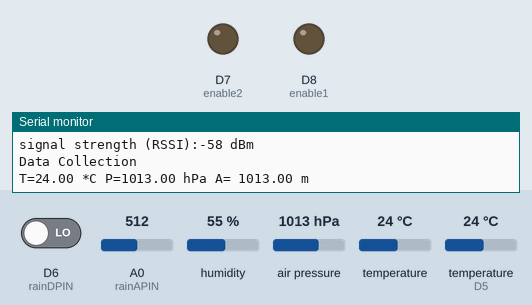
A sketch run on a simulated ESP8266 (NodeMCU). Shown: output pins drawn as LEDs (lit = HIGH), the last lines printed to the serial monitor. Inputs (shaded band) come from the test bench; at power-on: D6 (rainDPIN) LOW, A0 (rainAPIN) = 512, humidity 55 %, air pressure 1013 hPa, temperature 24 °C, temperature (sensor on D5) 24 °C. WiFi joins after 1.5 s; servers stay silent unless stated; pins used as bus, display or sensor lines are not drawn.

Above: at 29.3 s.
At 98.9 s:
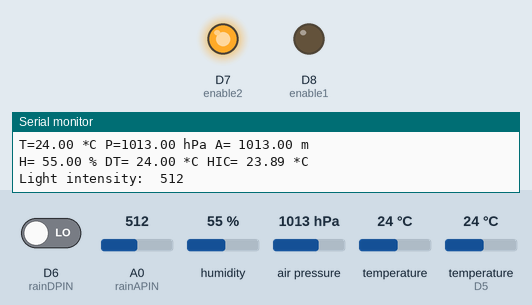
Timing chart, 0 to 115.1 s (numbered marks = the images above):
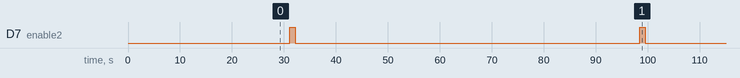

The sketch:

bmp280_webstation_full_x.ino
```cpp
/**********************************************
 * Catalin Batrinu bcatalin@gmail.com
 * Read temperature and pressure from BMP280
 * and send it to thingspeaks.com
**********************************************/

#include <Wire.h>
#include <SPI.h>
#include <Adafruit_Sensor.h>
#include <Adafruit_BMP280.h>
#include <DHT.h>
#include <DHT_U.h>
#include <ESP8266WiFi.h>

#define A0  17
#define D0  16
#define D1   5
#define D2   4
#define D3   0
#define D4   2
#define D5  14
#define D6  12
#define D7  13
#define D8  15
#define D9   3
#define D10  1

#define BMP_SCK 13
#define BMP_MISO 12
#define BMP_MOSI 11
#define BMP_CS 10

Adafruit_BMP280 bme; // I2C

const char* server = "192.168.1.XXX";

// Uncomment one of the lines below for whatever DHT sensor type you're using!
#define DHTTYPE DHT11   // DHT 11
//#define DHTTYPE DHT21   // DHT 21 (AM2301)
//#define DHTTYPE DHT22   // DHT 22  (AM2302), AM2321

// DHT Sensor - Humidity
#define DHTPIN D5 // What digital pin we're connected to
// Initialize DHT sensor.
DHT dht(DHTPIN, DHTTYPE);

// input for rain sensor
#define rainAPIN A0 // What analog pin we're connected to
#define LDRAPIN A0 // What analog pin we're connected to
#define rainDPIN D6 // What digital pin we're connected to
int rainAValue = 0;  // variable to store the value coming from rain Sensor A
int rainDValue = 0;  // variable to store the value coming from rain Sensor D

int enable1 = 15;      // enable reading LDR
int enable2 = 13;      // enable reading Rain sensor

const char* ssid = "XXXXXXXXXXXX";
const char* password = "XXXXXXXX";

String data;
float sealevelpressure = 1020;

float temperature, pressure, altitude, humidity, drytemperature, heatindex;
int rain, rainindex, lightindex;

void(* resetFunc) (void) = 0;//declare reset function at address 0

WiFiClient client;

/**************************
 *   S E T U P
 **************************/
void setup() {
  // Initializing serial port for debugging purposes
  Serial.begin(115200);
  Serial.println("");
  blinkLED(1);
  Serial.println("");
  Serial.println("Setup  - Initialization sequence");
  // declare the enable and ledPin as an OUTPUT:
  pinMode(enable1, OUTPUT);
  pinMode(enable2, OUTPUT);
  blinkLED(2);
  Serial.println("DTH11  - Initializing Humidity/Temperature Sensor");
  dht.begin();
  delay(2000);

  blinkLED(3);
  Serial.println("BME280 - Initializing Pressure/Temperature Sensor");
  if (!bme.begin()) {
    Serial.println("Could not find a valid BMP280 sensor, check wiring!");
//    while (1);
  }

  blinkLED(4);
  Serial.println("MHRD   - Initializing Rain Drop Sensor");

  // Connecting to WiFi network
  Serial.println();
  Serial.print("Connecting to ");
  Serial.println(ssid);

  blinkLED(5);
  WiFi.begin(ssid, password);

  int countSecConnect = 0;
  while (WiFi.status() != WL_CONNECTED) {
    delay(500);
    Serial.print(".");
    countSecConnect += 1;
    if (countSecConnect > 40) {
       resetFunc(); //call reset
    }
  }
  Serial.println("");
  // print the SSID of the network you're attached to:
  Serial.println("WiFi connected");
  Serial.print("SSID: ");
  Serial.println(WiFi.SSID());

  // print your WiFi shield's IP address:
  IPAddress ip = WiFi.localIP();
  Serial.print("My IP Address: ");
  Serial.println(ip);

  // print the received signal strength:
  long rssi = WiFi.RSSI();
  Serial.print("signal strength (RSSI):");
  Serial.print(rssi);
  Serial.println(" dBm");
  blinkLED(6);
}

  /**************************
 *  L O O P
 **************************/
void loop() {
  temperature = 0;
  humidity = 0;
  pressure = 0;
  altitude = 0;
  drytemperature = 0;
  heatindex = 0;
  rain = 0;
  rainindex = 0;

    blinkLED(1);
    Serial.println("\n");
    Serial.println("Data Collection");
    Serial.print("T=");
    temperature = bme.readTemperature();
    Serial.print(temperature);
    Serial.print(" *C");

    Serial.print(" P=");
    pressure = bme.readPressure()/100;
    Serial.print(pressure);
    Serial.print(" hPa");

    Serial.print(" A= ");
    altitude = bme.readAltitude(sealevelpressure);
    Serial.print(pressure); // this should be adjusted to your local forcase
    Serial.println(" m");

    // Wait a few seconds between measurements.
    delay(2000);
    Serial.print("H= ");
    humidity = dht.readHumidity();
    Serial.print(humidity);
    Serial.print(" %");

    Serial.print(" DT= ");
    drytemperature = dht.readTemperature();
    Serial.print(drytemperature);
    Serial.print(" *C");
    // Check if any reads failed and exit early (to try again).
    if (isnan(humidity) || isnan(drytemperature)) {
       Serial.println("Failed to read from DHT sensor!");
    }

    Serial.print(" HIC= ");
    heatindex = dht.computeHeatIndex(drytemperature, humidity, false);
    Serial.print(heatindex);
    Serial.println(" *C");
    //--------------------------LDR-------------------------
    digitalWrite(enable1, HIGH);
    lightindex = analogRead(LDRAPIN);
//    lightindex = constrain(lightindex, 300, 850);
//    lightindex = map(lightindex, 300, 850, 0, 1023);
    Serial.print("Light intensity:  ");
    Serial.println(lightindex);
    digitalWrite(enable1, LOW);
    delay(100);
    //--------------------------Rain Sensor-------------------------
    digitalWrite(enable2, HIGH);
    delay(500);
    Serial.print("Ra= ");
    rainindex = analogRead(rainAPIN);
    Serial.print(rainindex);
    Serial.print(" idx");
    //sensorValue2 = constrain(sensorValue2, 150, 440);
    //sensorValue2 = map(sensorValue2, 150, 440, 1023, 0);
    delay(500);
    Serial.print(" Rd= ");
    rain = digitalRead(rainDPIN);
    Serial.print(rain);
    Serial.println(" ");
    digitalWrite(enable2, LOW);
    //sensorValue2 = constrain(sensorValue2, 150, 440);
    //sensorValue2 = map(sensorValue2, 150, 440, 1023, 0);

    //--------------------------Upload Data-------------------------
    uploadData(temperature, pressure, altitude, sealevelpressure, humidity, drytemperature, heatindex, rain, rainindex, lightindex);
    //every 60 sec
    blinkLED(2);
   delay(60000);

}
void blinkLED(int repeats){
  pinMode(D4, OUTPUT);
  for (int i=1; i <= repeats; i++){
    digitalWrite(D4, LOW);   // Turn the LED on by making the voltage LOW
    delay(500);            // Wait for a quarter second
    digitalWrite(D4, HIGH);
    delay(500);            // Wait for a quarter second
   }
   delay(500);            // Wait for a quarter second
}
void uploadData(float ptemperature, float pressure, float altitude, float sealevelpressure, float humidity, float drytemperature, float heatindex, float rain, float rainlevel, float lightindex){
  //temperature, pressure, altitude, humidity, rain, rainlevel, lightindex
  if (client.connect(server,80))  //www.XXXX.XXX.br "184.XXX.XXX.XXX" or api.thingspeak.com
  {

  Serial.println("\n");
  Serial.println("connected to Web server");

  String data = "temperature=" + (String)temperature
    + "&pressure=" + (String)pressure
    + "&altitude=" + (String)altitude
    + "&sealevelpressure=" + (String)sealevelpressure
    + "&humidity=" + (String)humidity
    + "&drytemperature=" + (String)drytemperature
    + "&heatindex=" + (String)heatindex
    + "&rain=" + (String)rain
    + "&rainlevel=" + (String)rainlevel
    + "&lightindex=" + (String)lightindex +  "&";

   //change URL below if using your Sub-Domain
   //client.println("POST /store-weather.php HTTP/1.1");
   //client.println("GET /storedata.php HTTP/1.1");

  client.print("GET /storedata.php?");
  client.print(data);
  client.println(" HTTP/1.1");
  client.println("Host: 192.168.1.XXX");
//  client.print("Host: " + (String)server + "\n");

  client.println();

   //change URL below if using your Domain
   //client.print("Host: " + (String)server + "\n");
   //client.println("User-Agent: ESP8266/1.0");
   //client.println("Connection: close");
   //client.println("Content-Type: application/x-www-form-urlencoded");
   //client.print("Content-Length: ");
   //client.print(data.length());
   //client.print("\n\n");
   //client.print(data);
   client.stop();

   Serial.println("My data string im POSTing looks like this: ");
   Serial.println(data);
   Serial.println("And it is this many bytes: ");
   Serial.println(data.length());
  }

}
```

Measured:
- by itself, D7 (enable2): alternates HIGH for 1.0 s and LOW for 66.3 s
